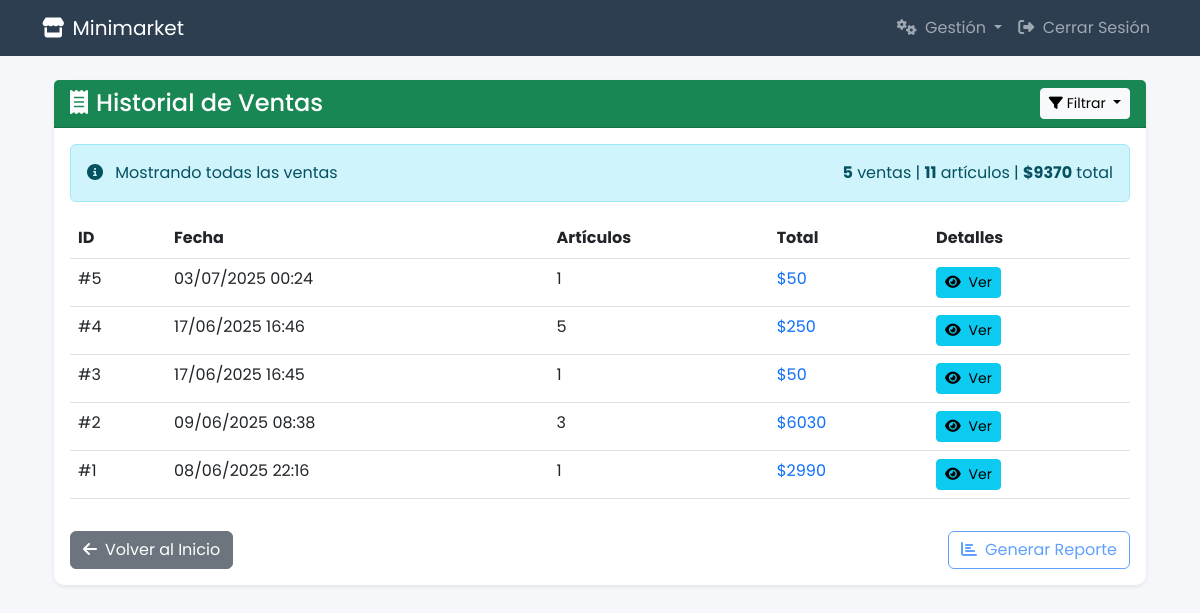
Page /historial/ (signed in) on the earlier database version.
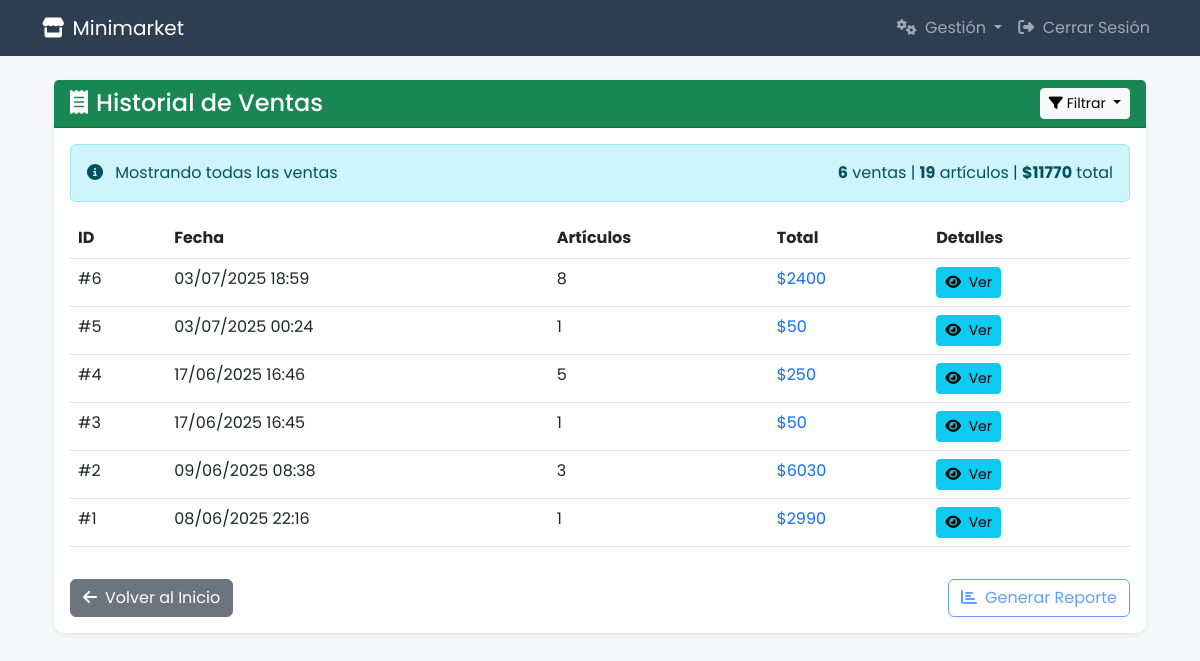
Same page on the later database version.
### Tienda/models.py (models this page shows, shortened)
class Venta(models.Model):
    empleado = models.ForeignKey(User, on_delete=models.PROTECT)
    fecha = models.DateTimeField(auto_now_add=True)
    total = models.PositiveIntegerField(default=0)
    cantidad_articulos = models.PositiveIntegerField(default=0)

### Tienda/views/sale_views.py (the view, shortened to what this page needs)
# urls.py: path('historial/', sale_views.historial_ventas, name='historial'),
@login_required
def historial_ventas(request):
    fecha_inicio = request.GET.get('fecha_inicio')
    fecha_fin = request.GET.get('fecha_fin')
    filtro_dia = request.GET.get('dia')
    ventas = Venta.objects.filter(empleado=request.user).order_by('-fecha')
    ventas_con_detalles = []
    for venta in ventas:
        detalles = DetalleVenta.objects.filter(venta=venta).select_related('producto')
        ventas_con_detalles.append({
            'venta': venta,
            'detalles': detalles
        })
    total_ventas = sum(venta.total for venta in ventas)
    total_articulos = sum(venta.cantidad_articulos for venta in ventas)
    context = {
        'ventas_con_detalles': ventas_con_detalles,
        'total_ventas': total_ventas,
        'total_articulos': total_articulos,
        'fecha_inicio': fecha_inicio.strftime('%Y-%m-%d') if fecha_inicio else '',
        'fecha_fin': (datetime.strptime(fecha_fin, '%Y-%m-%d').date() - timedelta(days=1)).strftime('%Y-%m-%d') if fecha_fin else '',
        'filtro_dia': filtro_dia
    }
    return render(request, 'Tienda/historial.html', context)

### Tienda/templates/Tienda/historial.html (shortened to what the changed rows need)
{% extends 'Tienda/base_layout.html' %}
{% block content %}
<div class="container mt-4">
    <div class="row">
        <div class="col-lg-12 mb-4">
            <div class="card border-0 shadow-sm">
                <div class="card-body">
                    <div class="alert alert-info d-flex justify-content-between">
                        <div>
                            <strong>{{ ventas_con_detalles|length }}</strong> ventas |
                            <strong>{{ total_articulos }}</strong> artículos |
                            <strong>${{ total_ventas }}</strong> total
                        </div>
                    </div>
                    {% if ventas_con_detalles %}
                    <div class="table-responsive">
                        <table class="table table-hover">
                            <thead>
                                <tr>
                                    <th>ID</th>
                                    <th>Fecha</th>
                                    <th>Artículos</th>
                                    <th>Total</th>
                                    <th>Detalles</th>
                                </tr>
                            </thead>
                            <tbody>
                                {% for venta_data in ventas_con_detalles %}
                                {% with venta=venta_data.venta detalles=venta_data.detalles %}
                                <tr>
                                    <td>#{{ venta.id }}</td>
                                    <td>{{ venta.fecha|date:"d/m/Y H:i" }}</td>
                                    <td>{{ venta.cantidad_articulos }}</td>
                                    <td class="text-primary">${{ venta.total }}</td>
                                    <td>
                                        <button class="btn btn-sm btn-info" data-bs-toggle="collapse" data-bs-target="#detalles-{{ venta.id }}">
                                            <i class="fas fa-eye me-1"></i> Ver
                                        </button>
                                    </td>
                                </tr>
                                {% endwith %}
                                {% endfor %}
                            </tbody>
                        </table>
                    </div>
                    {% else %}
                    <div class="alert alert-warning">
                        <i class="fas fa-exclamation-triangle me-2"></i>
                        No se encontraron ventas con los filtros seleccionados.
                    </div>
                    {% endif %}
                </div>
            </div>
        </div>
    </div>
</div>
{% endblock %}

Differences in the rows shown:
added Venta: venta.id "6", venta.fecha "03/07/2025 18:59", venta.cantidad_articulos "8", venta.total "2400"
Other differences:
{{ ventas_con_detalles|length }}: "5" → "6"
{{ total_articulos }}: "11" → "19"
{{ total_ventas }}: "9370" → "11770"
